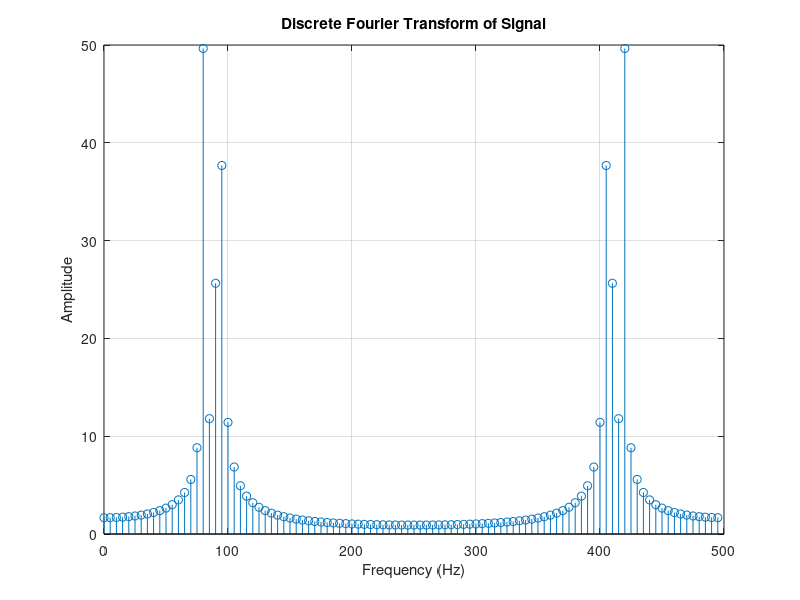

Here is the MATLAB script that generated this plot:
N = 8;
k = 1;
fs = 8000;
ts = 1/fs;

p = zeros(1, N-1);

for n = 0:N-1
    t = n *ts;
    x(n+1) = sin(2*pi * 1000 * t) + 0.5*sin(2*pi * 2000 * t+((3*pi)/4));
    %p(n+1) = cos((2 * pi * n * k)/N) - 1i* sin((2 * pi * n * k)/N);
    p(n+1) = exp(-i * pi * 2 * n * k / N);
end

C1 = x * p';
% this matches as per the book (page 66) except the phase is not correct, 90
% vs -90 in book; this is related to the matmul vs element wise and sum


for n = 0:N-1
    t = n *ts;
    x(n+1) = sin(2*pi * 1000 * t) + 0.5*sin(2*pi * 2000 * t+((3*pi)/4));
    for k = 0:N-1
        %p(n+1) = cos((2 * pi * n * k)/N) - 1i* sin((2 * pi * n * k)/N);
        p(k+1, n+1) = exp(-i * pi * 2 * n * k / N);
    end
end

C1 = x * p';
Xk = x * p;


fs = 8000;
ts = 1/fs;
N = 8;
p = zeros(1,N);
m = 1;
for n = 0:(N - 1)
    t = n * ts;
    x = sin(2*pi * 1000 * t) + 0.5*sin(2*pi * 2000 * t+((3*pi)/4));
    p(n+1) = x;
end

for n = 0:N-1
    xn = p(n+1);
    Xm = xn * cos((2 * pi * n * m)/N) - (1i * sin((2 * pi * n * m)/N));
    %Xm = xn * exp(-1i * 2 * pi * n * m /N);
    q(n+1) = Xm;
end





for n = 0:(N - 1)
    t = n * ts;
    x = sin(2*pi * 1000 * t) + 0.5*sin(2*pi * 2000 * t+((3*pi)/4));
    p(n+1) = x;
end

for n = 0:N-1
    for m = 0:N-1
        xn = p(n+1);
        Xm = xn * cos((2 * pi * n * m)/N) - (1i * sin((2 * pi * n * m)/N));
        %Xm = xn * exp(-1i * 2 * pi * n * m /N);
        q(m+1, n+1) = Xm;
    end
end





%{

***********************************************************************
Question 1
***********************************************************************
%}
clear all;

fs = 500;   % sampling rate
ts = 1/fs;  % sample time period
N = 100;
p = zeros(1,N);
t = linspace(0, N*ts, N);
x = sin(2 * pi * 80 * t) + sin(2 * pi * 92 * t);
f_a = zeros(1,N);   % array for the analysis freq.

for n = 0:N-1
    %t = n *ts;
    %x(n+1) = sin(2 * pi * 80 * t) + sin(2 * pi * 92 * t);
    f_a(n+1) = (n * fs)/N;       % analysis freq.
    for k = 0:N-1
        p(k+1, n+1) = exp(-i * pi * 2 * n * k / N);
    end
end

Xk = x * p;


mag = abs(Xk);
phase = angle(Xk);

figure(1)
stem(f_a, mag)
xlabel('Frequency (Hz)')
ylabel('Amplitude')
title('Discrete Fourier Transform of Signal')
grid on


%{

***********************************************************************
Question 2

Due to DFT symatry
***********************************************************************
%}


